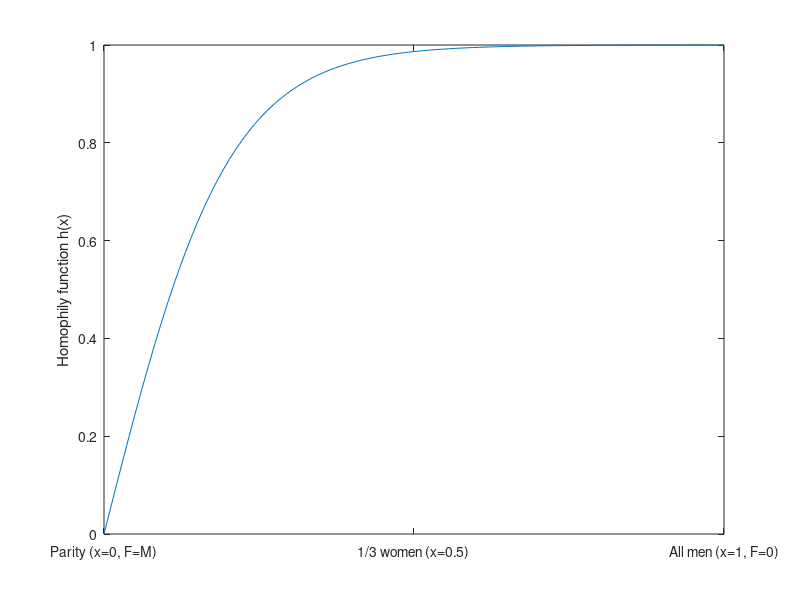

This chart was generated by the following MATLAB code: (Note: this script raises an error after producing the figure.)
function Assignment1

% Female performance perception
Pf = 0.1;

% Homophily threshold
lambda = 10;

% General attrition
mu = 0.02;

% Homophily attrition
muH = 0.05;

% Anual salary increase ------------------
Raise = 0.02;



% Draw homophily function
figure(1)
F = linspace(0,1,100);
M = 1;
h = Homophily(F,M,lambda);
x = 1-F/M;
plot(x,h)
xticks([0 0.5 1])
xticklabels({'Parity (x=0, F=M)','1/3 women (x=0.5)','All men (x=1, F=0)'})
ylabel('Homophily function h(x)')
drawnow

% Starting values------------------
F = 100;
M = 120;
SF = 50;
SM = 50;

TSpan = [25 65];
[t,y] = ode23t(@(t,y)RHS(t,y,Pf,lambda,mu,muH,Raise),TSpan(1):TSpan(end),[SF,SM,F,M]);

figure(2)
subplot(2,2,1)
plot(t,y(:,2),'b-',t,y(:,1),'r-')
ylabel('Annual Salary ($NZ 1000s)')
xlim(TSpan)
xlabel('Age')

subplot(2,2,2)
plot(t,(y(:,2)-y(:,1))./y(:,2),'k-')
ylabel('Gender pay gap')
xlim(TSpan)
xlabel('Age')
ylim([0 0.5])

subplot(2,2,3)
plot(t,y(:,3),'r-',t,y(:,4),'b-')
ylabel('Number in cohort')
xlim(TSpan)
xlabel('Age')

subplot(2,2,4)
plot(t,y(:,3)./(y(:,3)+y(:,4)),'k-')
ylabel('Proportion(Female)')
ylim([0 0.55])
xlim(TSpan)
xlabel('Age')

end

function dy = RHS(t,y,P,lambda,mu,muH,Raise)

SF = y(1);
SM = y(2);

F = y(3);

M = y(4);

NHomophily = Homophily(F,M,lambda);

SFdot = (P*Raise)*SF;
SMdot = (Raise)*SM;

Fdot = -mu*F - muH*NHomophily*F;
Mdot = -mu*M;


dy = [SFdot; SMdot; Fdot; Mdot];

end

function h = Homophily(F,M,lambda)

x = 1-F/M;
h = (1-exp(-lambda*x))./(1+exp(-lambda*x));

end